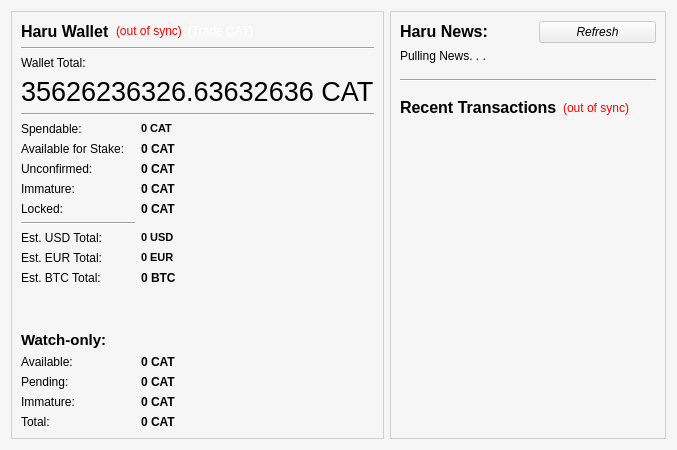
<?xml version="1.0" encoding="UTF-8"?>
<ui version="4.0">
 <class>OverviewPage</class>
 <widget class="QWidget" name="OverviewPage">
  <property name="geometry">
   <rect>
    <x>0</x>
    <y>0</y>
    <width>666</width>
    <height>440</height>
   </rect>
  </property>
  <property name="palette">
   <palette>
    <active>
     <colorrole role="Base">
      <brush brushstyle="SolidPattern">
       <color alpha="255">
        <red>255</red>
        <green>255</green>
        <blue>255</blue>
       </color>
      </brush>
     </colorrole>
     <colorrole role="Window">
      <brush brushstyle="SolidPattern">
       <color alpha="155">
        <red>240</red>
        <green>240</green>
        <blue>240</blue>
       </color>
      </brush>
     </colorrole>
    </active>
    <inactive>
     <colorrole role="Base">
      <brush brushstyle="SolidPattern">
       <color alpha="255">
        <red>255</red>
        <green>255</green>
        <blue>255</blue>
       </color>
      </brush>
     </colorrole>
     <colorrole role="Window">
      <brush brushstyle="SolidPattern">
       <color alpha="155">
        <red>240</red>
        <green>240</green>
        <blue>240</blue>
       </color>
      </brush>
     </colorrole>
    </inactive>
    <disabled>
     <colorrole role="Base">
      <brush brushstyle="SolidPattern">
       <color alpha="155">
        <red>240</red>
        <green>240</green>
        <blue>240</blue>
       </color>
      </brush>
     </colorrole>
     <colorrole role="Window">
      <brush brushstyle="SolidPattern">
       <color alpha="155">
        <red>240</red>
        <green>240</green>
        <blue>240</blue>
       </color>
      </brush>
     </colorrole>
    </disabled>
   </palette>
  </property>
  <property name="windowTitle">
   <string>Form</string>
  </property>
  <property name="windowOpacity">
   <double>0.200000000000000</double>
  </property>
  <property name="autoFillBackground">
   <bool>false</bool>
  </property>
  <property name="styleSheet">
   <string notr="true"/>
  </property>
  <layout class="QGridLayout" name="gridLayout_3">
   <item row="0" column="0">
    <layout class="QVBoxLayout" name="verticalLayout_2">
     <item>
      <widget class="QFrame" name="frame">
       <property name="frameShape">
        <enum>QFrame::StyledPanel</enum>
       </property>
       <property name="frameShadow">
        <enum>QFrame::Raised</enum>
       </property>
       <layout class="QGridLayout" name="gridLayout_2">
        <item row="4" column="0">
         <widget class="Line" name="line">
          <property name="orientation">
           <enum>Qt::Horizontal</enum>
          </property>
         </widget>
        </item>
        <item row="5" column="0">
         <layout class="QGridLayout" name="gridLayout">
          <item row="0" column="0">
           <widget class="QLabel" name="label">
            <property name="text">
             <string>Spendable:</string>
            </property>
           </widget>
          </item>
          <item row="1" column="0">
           <widget class="QLabel" name="labelStakeText">
            <property name="text">
             <string>Available for Stake:</string>
            </property>
           </widget>
          </item>
          <item row="1" column="1">
           <widget class="QLabel" name="labelStake">
            <property name="font">
             <font>
              <weight>75</weight>
              <bold>true</bold>
             </font>
            </property>
            <property name="cursor">
             <cursorShape>IBeamCursor</cursorShape>
            </property>
            <property name="toolTip">
             <string>Total of coins that was staked, and do not yet count toward the current balance</string>
            </property>
            <property name="text">
             <string notr="true">0 CAT</string>
            </property>
            <property name="textInteractionFlags">
             <set>Qt::LinksAccessibleByMouse|Qt::TextSelectableByKeyboard|Qt::TextSelectableByMouse</set>
            </property>
           </widget>
          </item>
          <item row="4" column="0">
           <widget class="QLabel" name="unconfirmedlabeltxt">
            <property name="text">
             <string>Unconfirmed:</string>
            </property>
           </widget>
          </item>
          <item row="4" column="1" colspan="2">
           <widget class="QLabel" name="labelUnconfirmed">
            <property name="font">
             <font>
              <weight>75</weight>
              <bold>true</bold>
             </font>
            </property>
            <property name="cursor">
             <cursorShape>IBeamCursor</cursorShape>
            </property>
            <property name="toolTip">
             <string>Total of transactions that have yet to be confirmed, and do not yet count toward the current balance</string>
            </property>
            <property name="text">
             <string notr="true">0 CAT</string>
            </property>
            <property name="textInteractionFlags">
             <set>Qt::LinksAccessibleByMouse|Qt::TextSelectableByKeyboard|Qt::TextSelectableByMouse</set>
            </property>
           </widget>
          </item>
          <item row="0" column="1" colspan="2">
           <widget class="QLabel" name="labelBalance">
            <property name="font">
             <font>
              <pointsize>8</pointsize>
              <weight>75</weight>
              <bold>true</bold>
             </font>
            </property>
            <property name="cursor">
             <cursorShape>IBeamCursor</cursorShape>
            </property>
            <property name="toolTip">
             <string>Your current spendable balance</string>
            </property>
            <property name="text">
             <string notr="true">0 CAT</string>
            </property>
            <property name="textInteractionFlags">
             <set>Qt::LinksAccessibleByMouse|Qt::TextSelectableByKeyboard|Qt::TextSelectableByMouse</set>
            </property>
           </widget>
          </item>
          <item row="5" column="0">
           <widget class="QLabel" name="labelImmatureText">
            <property name="text">
             <string>Immature:</string>
            </property>
           </widget>
          </item>
          <item row="5" column="1" colspan="2">
           <widget class="QLabel" name="labelImmature">
            <property name="font">
             <font>
              <weight>75</weight>
              <bold>true</bold>
             </font>
            </property>
            <property name="toolTip">
             <string>Balance from new stakes or coins that is not mature enough to be spent</string>
            </property>
            <property name="text">
             <string notr="true">0 CAT</string>
            </property>
            <property name="textInteractionFlags">
             <set>Qt::LinksAccessibleByMouse|Qt::TextSelectableByKeyboard|Qt::TextSelectableByMouse</set>
            </property>
           </widget>
          </item>
          <item row="16" column="0">
           <spacer name="verticalSpacer_3">
            <property name="orientation">
             <enum>Qt::Vertical</enum>
            </property>
            <property name="sizeType">
             <enum>QSizePolicy::Fixed</enum>
            </property>
            <property name="sizeHint" stdset="0">
             <size>
              <width>20</width>
              <height>40</height>
             </size>
            </property>
           </spacer>
          </item>
          <item row="21" column="1">
           <widget class="QLabel" name="labelWatchTotal">
            <property name="font">
             <font>
              <weight>75</weight>
              <bold>true</bold>
             </font>
            </property>
            <property name="cursor">
             <cursorShape>IBeamCursor</cursorShape>
            </property>
            <property name="toolTip">
             <string>Current total balance in watch-only addresses</string>
            </property>
            <property name="text">
             <string notr="true">0 CAT</string>
            </property>
            <property name="alignment">
             <set>Qt::AlignLeading|Qt::AlignLeft|Qt::AlignVCenter</set>
            </property>
            <property name="textInteractionFlags">
             <set>Qt::LinksAccessibleByMouse|Qt::TextSelectableByKeyboard|Qt::TextSelectableByMouse</set>
            </property>
           </widget>
          </item>
          <item row="18" column="1">
           <widget class="QLabel" name="labelWatchAvailable">
            <property name="font">
             <font>
              <weight>75</weight>
              <bold>true</bold>
             </font>
            </property>
            <property name="cursor">
             <cursorShape>IBeamCursor</cursorShape>
            </property>
            <property name="toolTip">
             <string>Your current balance in watch-only addresses</string>
            </property>
            <property name="text">
             <string notr="true">0 CAT</string>
            </property>
            <property name="alignment">
             <set>Qt::AlignLeading|Qt::AlignLeft|Qt::AlignVCenter</set>
            </property>
            <property name="textInteractionFlags">
             <set>Qt::LinksAccessibleByMouse|Qt::TextSelectableByKeyboard|Qt::TextSelectableByMouse</set>
            </property>
           </widget>
          </item>
          <item row="19" column="0">
           <widget class="QLabel" name="watch2">
            <property name="text">
             <string>Pending:</string>
            </property>
           </widget>
          </item>
          <item row="20" column="0">
           <widget class="QLabel" name="labelWatchImmatureText">
            <property name="text">
             <string>Immature:</string>
            </property>
           </widget>
          </item>
          <item row="20" column="1">
           <widget class="QLabel" name="labelWatchImmature">
            <property name="font">
             <font>
              <weight>75</weight>
              <bold>true</bold>
             </font>
            </property>
            <property name="cursor">
             <cursorShape>IBeamCursor</cursorShape>
            </property>
            <property name="toolTip">
             <string>Mined balance in watch-only addresses that has not yet matured</string>
            </property>
            <property name="text">
             <string notr="true">0 CAT</string>
            </property>
            <property name="alignment">
             <set>Qt::AlignLeading|Qt::AlignLeft|Qt::AlignVCenter</set>
            </property>
            <property name="textInteractionFlags">
             <set>Qt::LinksAccessibleByMouse|Qt::TextSelectableByKeyboard|Qt::TextSelectableByMouse</set>
            </property>
           </widget>
          </item>
          <item row="17" column="0" colspan="2">
           <widget class="QLabel" name="labelWatchonly">
            <property name="font">
             <font>
              <pointsize>11</pointsize>
              <weight>75</weight>
              <bold>true</bold>
             </font>
            </property>
            <property name="text">
             <string>Watch-only:</string>
            </property>
            <property name="alignment">
             <set>Qt::AlignLeading|Qt::AlignLeft|Qt::AlignVCenter</set>
            </property>
           </widget>
          </item>
          <item row="9" column="0">
           <widget class="Line" name="line_4">
            <property name="orientation">
             <enum>Qt::Horizontal</enum>
            </property>
           </widget>
          </item>
          <item row="13" column="1" colspan="2">
           <widget class="QLabel" name="labelBTCTotal">
            <property name="font">
             <font>
              <weight>75</weight>
              <bold>true</bold>
             </font>
            </property>
            <property name="cursor">
             <cursorShape>IBeamCursor</cursorShape>
            </property>
            <property name="toolTip">
             <string>Your current total balance estimated in BTC, Rate is not updated often</string>
            </property>
            <property name="text">
             <string>0 BTC</string>
            </property>
            <property name="textInteractionFlags">
             <set>Qt::LinksAccessibleByMouse|Qt::TextSelectableByKeyboard|Qt::TextSelectableByMouse</set>
            </property>
           </widget>
          </item>
          <item row="21" column="0">
           <widget class="QLabel" name="watch4">
            <property name="text">
             <string>Total:</string>
            </property>
           </widget>
          </item>
          <item row="19" column="1">
           <widget class="QLabel" name="labelWatchPending">
            <property name="font">
             <font>
              <weight>75</weight>
              <bold>true</bold>
             </font>
            </property>
            <property name="cursor">
             <cursorShape>IBeamCursor</cursorShape>
            </property>
            <property name="toolTip">
             <string>Unconfirmed transactions to watch-only addresses</string>
            </property>
            <property name="text">
             <string notr="true">0 CAT</string>
            </property>
            <property name="alignment">
             <set>Qt::AlignLeading|Qt::AlignLeft|Qt::AlignVCenter</set>
            </property>
            <property name="textInteractionFlags">
             <set>Qt::LinksAccessibleByMouse|Qt::TextSelectableByKeyboard|Qt::TextSelectableByMouse</set>
            </property>
           </widget>
          </item>
          <item row="10" column="1" colspan="2">
           <widget class="QLabel" name="labelUSDTotal">
            <property name="font">
             <font>
              <pointsize>8</pointsize>
              <weight>75</weight>
              <bold>true</bold>
             </font>
            </property>
            <property name="cursor">
             <cursorShape>IBeamCursor</cursorShape>
            </property>
            <property name="toolTip">
             <string>Your current total balance estimated in USD, Rate is not updated often</string>
            </property>
            <property name="text">
             <string>0 USD</string>
            </property>
            <property name="textInteractionFlags">
             <set>Qt::LinksAccessibleByMouse|Qt::TextSelectableByKeyboard|Qt::TextSelectableByMouse</set>
            </property>
           </widget>
          </item>
          <item row="18" column="0">
           <widget class="QLabel" name="watch1">
            <property name="text">
             <string>Available:</string>
            </property>
           </widget>
          </item>
          <item row="6" column="1" colspan="2">
           <widget class="QLabel" name="labelLocked">
            <property name="enabled">
             <bool>true</bool>
            </property>
            <property name="font">
             <font>
              <weight>75</weight>
              <bold>true</bold>
             </font>
            </property>
            <property name="toolTip">
             <string>Balance locked from usage, e.g. masternode collateral</string>
            </property>
            <property name="text">
             <string>0 CAT</string>
            </property>
            <property name="textInteractionFlags">
             <set>Qt::TextSelectableByKeyboard|Qt::TextSelectableByMouse</set>
            </property>
           </widget>
          </item>
          <item row="6" column="0">
           <widget class="QLabel" name="labelLockedText">
            <property name="text">
             <string>Locked:</string>
            </property>
           </widget>
          </item>
          <item row="10" column="0">
           <widget class="QLabel" name="usdtotal">
            <property name="text">
             <string>Est. USD Total:</string>
            </property>
           </widget>
          </item>
          <item row="13" column="0">
           <widget class="QLabel" name="btctotal">
            <property name="text">
             <string>Est. BTC Total:</string>
            </property>
           </widget>
          </item>
          <item row="11" column="1">
           <widget class="QLabel" name="labelEURTotal">
            <property name="font">
             <font>
              <pointsize>8</pointsize>
              <weight>75</weight>
              <bold>true</bold>
             </font>
            </property>
            <property name="cursor">
             <cursorShape>IBeamCursor</cursorShape>
            </property>
            <property name="toolTip">
             <string>Your current total balance estimated in EUR, Rate is based off a static 0.886 to 1 compared to USD</string>
            </property>
            <property name="text">
             <string>0 EUR</string>
            </property>
            <property name="textInteractionFlags">
             <set>Qt::LinksAccessibleByMouse|Qt::TextSelectableByKeyboard|Qt::TextSelectableByMouse</set>
            </property>
           </widget>
          </item>
          <item row="11" column="0">
           <widget class="QLabel" name="eurtotal">
            <property name="text">
             <string>Est. EUR Total:</string>
            </property>
           </widget>
          </item>
         </layout>
        </item>
        <item row="6" column="0">
         <spacer name="verticalSpacer">
          <property name="orientation">
           <enum>Qt::Vertical</enum>
          </property>
          <property name="sizeType">
           <enum>QSizePolicy::Expanding</enum>
          </property>
          <property name="sizeHint" stdset="0">
           <size>
            <width>20</width>
            <height>40</height>
           </size>
          </property>
         </spacer>
        </item>
        <item row="3" column="0">
         <widget class="QLabel" name="labelTotal">
          <property name="font">
           <font>
            <pointsize>20</pointsize>
            <weight>50</weight>
            <bold>false</bold>
            <underline>false</underline>
           </font>
          </property>
          <property name="cursor">
           <cursorShape>IBeamCursor</cursorShape>
          </property>
          <property name="toolTip">
           <string>Your current total balance</string>
          </property>
          <property name="text">
           <string notr="true">35626236326.63632636 CAT</string>
          </property>
          <property name="textInteractionFlags">
           <set>Qt::LinksAccessibleByMouse|Qt::TextSelectableByKeyboard|Qt::TextSelectableByMouse</set>
          </property>
         </widget>
        </item>
        <item row="0" column="0">
         <layout class="QHBoxLayout" name="horizontalLayout_4">
          <item>
           <widget class="QLabel" name="label_5">
            <property name="font">
             <font>
              <pointsize>12</pointsize>
              <weight>75</weight>
              <bold>true</bold>
             </font>
            </property>
            <property name="styleSheet">
             <string notr="true"/>
            </property>
            <property name="text">
             <string>Haru Wallet</string>
            </property>
           </widget>
          </item>
          <item>
           <widget class="QLabel" name="labelWalletStatus">
            <property name="toolTip">
             <string>The displayed information may be out of date. Your wallet automatically synchronizes with the Haru network after a connection is established, but this process has not completed yet.</string>
            </property>
            <property name="styleSheet">
             <string notr="true">QLabel { color: red; }</string>
            </property>
            <property name="text">
             <string notr="true">(out of sync)</string>
            </property>
            <property name="alignment">
             <set>Qt::AlignLeading|Qt::AlignLeft|Qt::AlignVCenter</set>
            </property>
           </widget>
          </item>
          <item>
           <widget class="QLabel" name="labelTradeLink">
            <property name="cursor">
             <cursorShape>PointingHandCursor</cursorShape>
            </property>
            <property name="text">
             <string>&lt;div style=&quot;color: #fff;&quot;&gt;(&lt;a href=&quot;https://www.coinexchange.io/market/CAT/BTC&quot; style=&quot;color: #fff;&quot;&gt;Trade CAT&lt;/a&gt;)&lt;/div&gt;</string>
            </property>
            <property name="openExternalLinks">
             <bool>true</bool>
            </property>
           </widget>
          </item>
          <item>
           <spacer name="horizontalSpacer_2">
            <property name="orientation">
             <enum>Qt::Horizontal</enum>
            </property>
            <property name="sizeHint" stdset="0">
             <size>
              <width>40</width>
              <height>20</height>
             </size>
            </property>
           </spacer>
          </item>
         </layout>
        </item>
        <item row="1" column="0">
         <widget class="Line" name="line_2">
          <property name="orientation">
           <enum>Qt::Horizontal</enum>
          </property>
         </widget>
        </item>
        <item row="2" column="0">
         <widget class="QLabel" name="labelTotalText">
          <property name="styleSheet">
           <string notr="true"/>
          </property>
          <property name="text">
           <string>Wallet Total:</string>
          </property>
         </widget>
        </item>
       </layout>
      </widget>
     </item>
    </layout>
   </item>
   <item row="0" column="1">
    <widget class="QFrame" name="frame_2">
     <property name="frameShape">
      <enum>QFrame::StyledPanel</enum>
     </property>
     <property name="frameShadow">
      <enum>QFrame::Raised</enum>
     </property>
     <layout class="QGridLayout" name="gridLayout_4">
      <item row="4" column="0">
       <spacer name="verticalSpacer_2">
        <property name="orientation">
         <enum>Qt::Vertical</enum>
        </property>
        <property name="sizeType">
         <enum>QSizePolicy::Fixed</enum>
        </property>
        <property name="sizeHint" stdset="0">
         <size>
          <width>20</width>
          <height>10</height>
         </size>
        </property>
       </spacer>
      </item>
      <item row="1" column="0">
       <widget class="QLabel" name="labelNewsFeed">
        <property name="styleSheet">
         <string notr="true"/>
        </property>
        <property name="text">
         <string>Pulling News. . .</string>
        </property>
        <property name="openExternalLinks">
         <bool>true</bool>
        </property>
        <property name="textInteractionFlags">
         <set>Qt::LinksAccessibleByMouse|Qt::TextSelectableByKeyboard|Qt::TextSelectableByMouse</set>
        </property>
       </widget>
      </item>
      <item row="5" column="0">
       <layout class="QHBoxLayout" name="horizontalLayout_2">
        <item>
         <widget class="QLabel" name="label_4">
          <property name="font">
           <font>
            <pointsize>12</pointsize>
           </font>
          </property>
          <property name="text">
           <string>&lt;b&gt;Recent Transactions&lt;/b&gt;</string>
          </property>
         </widget>
        </item>
        <item>
         <widget class="QLabel" name="labelTransactionsStatus">
          <property name="toolTip">
           <string>The displayed information may be out of date. Your wallet automatically synchronizes with the Haru network after a connection is established, but this process has not completed yet.</string>
          </property>
          <property name="styleSheet">
           <string notr="true">QLabel { color: red; }</string>
          </property>
          <property name="text">
           <string notr="true">(out of sync)</string>
          </property>
          <property name="alignment">
           <set>Qt::AlignRight|Qt::AlignTrailing|Qt::AlignVCenter</set>
          </property>
         </widget>
        </item>
        <item>
         <spacer name="horizontalSpacer">
          <property name="orientation">
           <enum>Qt::Horizontal</enum>
          </property>
          <property name="sizeHint" stdset="0">
           <size>
            <width>40</width>
            <height>20</height>
           </size>
          </property>
         </spacer>
        </item>
       </layout>
      </item>
      <item row="6" column="0">
       <widget class="QListView" name="listTransactions">
        <property name="sizePolicy">
         <sizepolicy hsizetype="MinimumExpanding" vsizetype="Expanding">
          <horstretch>0</horstretch>
          <verstretch>0</verstretch>
         </sizepolicy>
        </property>
        <property name="font">
         <font>
          <pointsize>8</pointsize>
         </font>
        </property>
        <property name="styleSheet">
         <string notr="true">QListView { background: transparent; }</string>
        </property>
        <property name="frameShape">
         <enum>QFrame::NoFrame</enum>
        </property>
        <property name="lineWidth">
         <number>1</number>
        </property>
        <property name="verticalScrollBarPolicy">
         <enum>Qt::ScrollBarAlwaysOff</enum>
        </property>
        <property name="horizontalScrollBarPolicy">
         <enum>Qt::ScrollBarAlwaysOff</enum>
        </property>
        <property name="selectionMode">
         <enum>QAbstractItemView::NoSelection</enum>
        </property>
        <property name="spacing">
         <number>1</number>
        </property>
       </widget>
      </item>
      <item row="3" column="0">
       <widget class="Line" name="line_3">
        <property name="orientation">
         <enum>Qt::Horizontal</enum>
        </property>
       </widget>
      </item>
      <item row="0" column="0">
       <layout class="QHBoxLayout" name="horizontalLayout">
        <item>
         <widget class="QLabel" name="label_699">
          <property name="sizePolicy">
           <sizepolicy hsizetype="Fixed" vsizetype="Fixed">
            <horstretch>0</horstretch>
            <verstretch>0</verstretch>
           </sizepolicy>
          </property>
          <property name="font">
           <font>
            <pointsize>12</pointsize>
            <weight>75</weight>
            <bold>true</bold>
           </font>
          </property>
          <property name="text">
           <string>Haru News:</string>
          </property>
         </widget>
        </item>
        <item>
         <spacer name="horizontalSpacer_3">
          <property name="orientation">
           <enum>Qt::Horizontal</enum>
          </property>
          <property name="sizeHint" stdset="0">
           <size>
            <width>40</width>
            <height>20</height>
           </size>
          </property>
         </spacer>
        </item>
        <item>
         <widget class="QPushButton" name="refreshButton">
          <property name="sizePolicy">
           <sizepolicy hsizetype="Fixed" vsizetype="Fixed">
            <horstretch>0</horstretch>
            <verstretch>0</verstretch>
           </sizepolicy>
          </property>
          <property name="baseSize">
           <size>
            <width>0</width>
            <height>0</height>
           </size>
          </property>
          <property name="font">
           <font>
            <italic>true</italic>
           </font>
          </property>
          <property name="toolTip">
           <string>Refresh your USD and BTC estimated totals, forces price data from CMC.</string>
          </property>
          <property name="layoutDirection">
           <enum>Qt::LeftToRight</enum>
          </property>
          <property name="text">
           <string>          Refresh          </string>
          </property>
          <property name="icon">
           <iconset resource="../bitcoin.qrc">
            <normaloff>:/icons/refresh</normaloff>:/icons/refresh</iconset>
          </property>
          <property name="autoDefault">
           <bool>false</bool>
          </property>
          <property name="default">
           <bool>false</bool>
          </property>
          <property name="flat">
           <bool>false</bool>
          </property>
         </widget>
        </item>
       </layout>
      </item>
      <item row="2" column="0">
       <spacer name="verticalSpacer_4">
        <property name="orientation">
         <enum>Qt::Vertical</enum>
        </property>
        <property name="sizeType">
         <enum>QSizePolicy::Fixed</enum>
        </property>
        <property name="sizeHint" stdset="0">
         <size>
          <width>20</width>
          <height>10</height>
         </size>
        </property>
       </spacer>
      </item>
     </layout>
    </widget>
   </item>
  </layout>
 </widget>
 <resources>
  <include location="../bitcoin.qrc"/>
 </resources>
 <connections/>
</ui>
